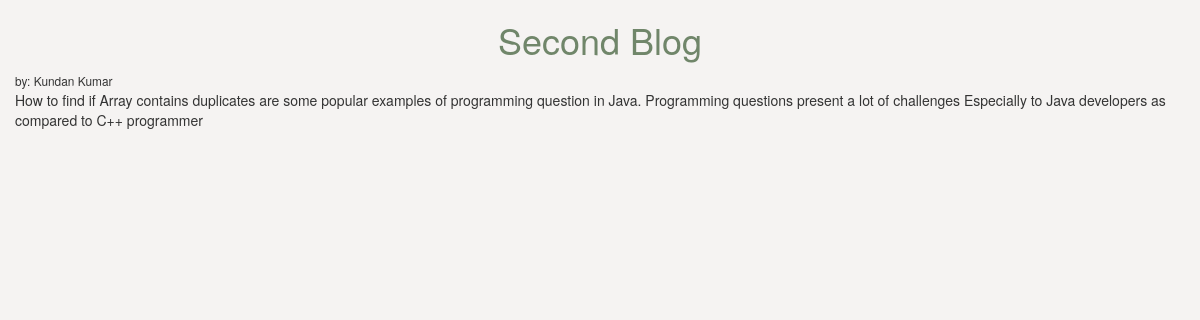
The app's page /artile/2 with its own data.
### theblog/models.py (models this page shows, shortened)
class Post(models.Model):
    title = models.CharField(max_length=60)
    author = models.ForeignKey(User,on_delete=models.CASCADE)
    body = models.TextField()

### theblog/views.py (the view)
# urls.py: path('artile/<int:pk>', ArticleView.as_view(), name = 'details')
class ArticleView(DetailView):
    model = Post
    template_name = 'details.html'

### theblog/templates/details.html (shortened to what this page needs)
<!DOCTYPE html>
<html>
    <head>
<link rel="stylesheet" href="https://maxcdn.bootstrapcdn.com/bootstrap/3.4.1/css/bootstrap.min.css">
    </head>
    <body>
        <div class="container">
            <div class="row">
                <h1 style="text-align: center;">{{post.title}}</h1>
                <small style="text-align: justify;">by: {{post.author.first_name}} {{post.author.last_name}}</small><br/>
                {{post.body}}
            </div>
        </div>
    </body>
</html>

### theblog/templates/details.html (style rules this page uses)
body { background-color: #F5F3F2; }
h1 { color: rgb(112, 134, 106); }

### records on screen
Post: title "Second Blog", author.first_name "Kundan", author.last_name "Kumar", body "How to find if Array contains duplicates are some popular examples of programming question in Java. Programming questions present a lot of challenges Especially to Java developers as compared to C++ programmer"
